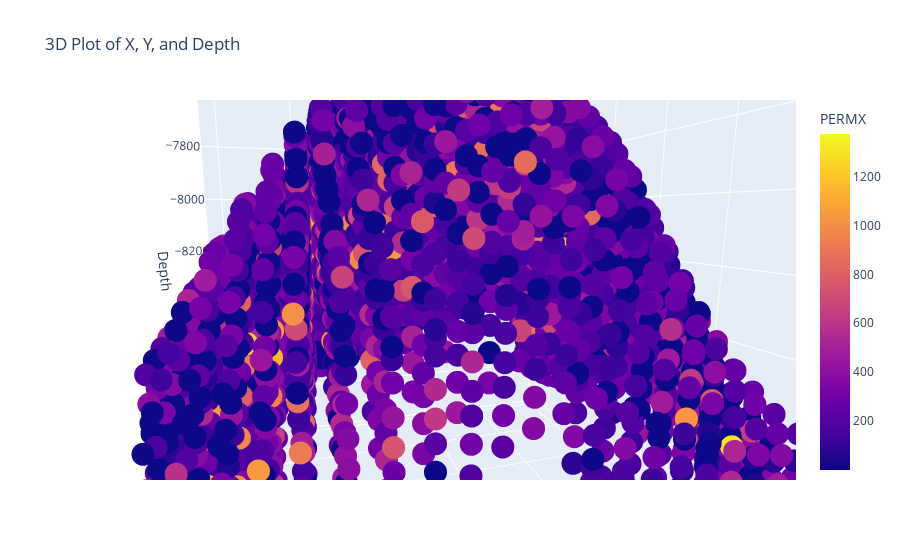

The notebook cell saved with this chart:
### Code cell
# Create a 3D scatter plot
fig = px.scatter_3d(Resevoir0StateTrainDataset, x='X', y='Y', z='Depth', color='PERMX', title='3D Plot of X, Y, and Depth')

# Customize axes labels
fig.update_layout(scene = dict(
                    xaxis_title='X',
                    yaxis_title='Y',
                    zaxis_title='Depth'))

# Show the plot
fig.show()

### Figure 1 — Plotly figure (JSON) as saved in the notebook; plotly's stock layout.template omitted (floating-point values rounded to 4 significant figures; data arrays with more than 128 entries replaced by an {"elided": "..."} marker saying what was removed)
{"data": [{"hovertemplate": "X=%{x}<br>Y=%{y}<br>Depth=%{z}<br>PERMX=%{marker.color}<extra></extra>", "legendgroup": "", "marker": {"color": {"elided": "5183 float values"}, "coloraxis": "coloraxis", "symbol": "circle"}, "mode": "markers", "name": "", "scene": "scene", "showlegend": false, "type": "scatter3d", "x": {"elided": "5183 float values"}, "y": {"elided": "5183 float values"}, "z": {"elided": "5183 float values"}}], "layout": {"autosize": true, "coloraxis": {"colorbar": {"title": {"text": "PERMX"}}, "colorscale": [[0, "#0d0887"], [0.1111, "#46039f"], [0.2222, "#7201a8"], [0.3333, "#9c179e"], [0.4444, "#bd3786"], [0.5556, "#d8576b"], [0.6667, "#ed7953"], [0.7778, "#fb9f3a"], [0.8889, "#fdca26"], [1, "#f0f921"]]}, "legend": {"tracegroupgap": 0}, "scene": {"aspectmode": "auto", "aspectratio": {"x": 1, "y": 1, "z": 1}, "camera": {"center": {"x": 0, "y": 0, "z": 0}, "eye": {"x": 0.2532, "y": 0.8693, "z": 0.1487}, "projection": {"type": "perspective"}, "up": {"x": 0.002, "y": -0.0005822, "z": 1.0}}, "domain": {"x": [0, 1], "y": [0, 1]}, "xaxis": {"title": {"text": "X"}, "type": "linear"}, "yaxis": {"title": {"text": "Y"}, "type": "linear"}, "zaxis": {"title": {"text": "Depth"}, "type": "linear"}}, "title": {"text": "3D Plot of X, Y, and Depth"}}}
